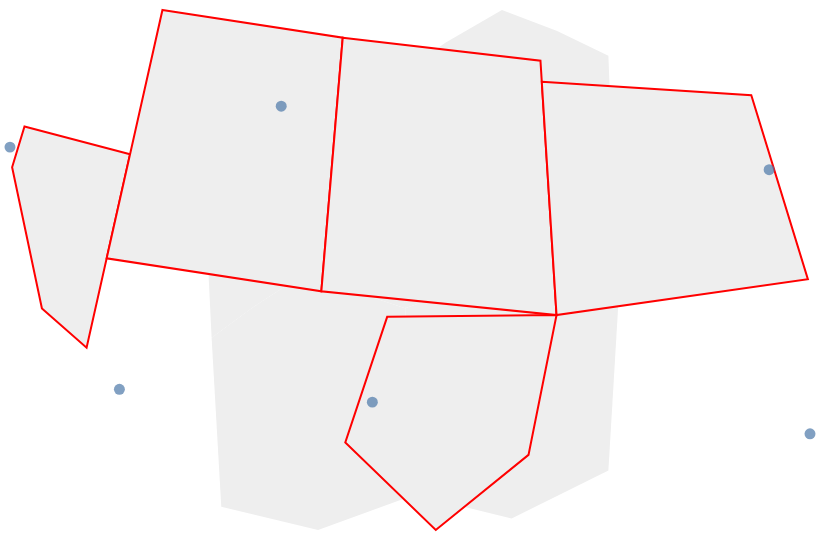

The Vega-Lite source for this figure:
### Vega-Lite specification from a JSON file in a GitHub repository (floating-point values rounded to 4 significant figures)
{"$schema": "https://vega.github.io/schema/vega-lite/v6.json", "padding": 5, "autosize": "none", "width": 400, "height": 260, "layer": [{"data": {"values": {"type": "FeatureCollection", "features": [{"type": "Feature", "properties": {"name": "west", "value": 3, "cat": "a"}, "geometry": {"type": "Polygon", "coordinates": [[[-11, 48], [-2, 52], [9, 50], [10, 36], [0, 33], [-10, 35], [-11, 48]]]}}, {"type": "Feature", "properties": {"name": "east", "value": 5, "cat": "b"}, "geometry": {"type": "Polygon", "coordinates": [[[9, 50], [18, 52], [31, 50], [30, 38], [20, 34], [10, 36], [9, 50]]]}}, {"type": "Feature", "properties": {"name": "north-west", "value": 2, "cat": "a"}, "geometry": {"type": "Polygon", "coordinates": [[[-12, 60], [-3, 65], [8, 63], [9, 50], [-2, 52], [-11, 48], [-12, 60]]]}}, {"type": "Feature", "properties": {"name": "north-east", "value": 8, "cat": "b"}, "geometry": {"type": "Polygon", "coordinates": [[[8, 63], [19, 66], [30, 64], [31, 50], [18, 52], [9, 50], [8, 63]]]}}]}, "format": {"property": "features"}}, "projection": {"type": "mercator"}, "mark": {"type": "geoshape", "fill": "#eee"}}, {"data": {"values": {"type": "FeatureCollection", "features": [{"type": "Feature", "properties": {"name": "west", "value": 4, "cat": "a"}, "geometry": {"type": "Polygon", "coordinates": [[[-124, 42], [-117, 42], [-117, 32.7], [-120, 34], [-124, 40], [-124, 42]]]}}, {"type": "Feature", "properties": {"name": "mountain", "value": 7, "cat": "b"}, "geometry": {"type": "Polygon", "coordinates": [[[-117, 49], [-104, 49], [-104, 37], [-117, 37], [-117, 49]]]}}, {"type": "Feature", "properties": {"name": "plains", "value": 1, "cat": "a"}, "geometry": {"type": "Polygon", "coordinates": [[[-104, 49], [-90, 48], [-90, 36], [-104, 37], [-104, 49]]]}}, {"type": "Feature", "properties": {"name": "east", "value": 9, "cat": "b"}, "geometry": {"type": "Polygon", "coordinates": [[[-90, 47], [-76, 45], [-75, 36], [-90, 36], [-90, 47]]]}}, {"type": "Feature", "properties": {"name": "south", "value": 6, "cat": "a"}, "geometry": {"type": "Polygon", "coordinates": [[[-100, 36], [-90, 36], [-92, 29.5], [-97, 26], [-102, 30], [-100, 36]]]}}]}, "format": {"property": "features"}}, "projection": {"type": "albers"}, "mark": {"type": "geoshape", "fill": "none", "stroke": "red"}}, {"data": {"values": [{"lon": -74, "lat": 40.7, "n": 8}, {"lon": 2.35, "lat": 48.85, "n": 5}, {"lon": 139.7, "lat": 35.7, "n": 9}, {"lon": 151.2, "lat": -33.9, "n": 3}, {"lon": -43.2, "lat": -22.9, "n": 6}, {"lon": 28, "lat": -26.2, "n": 2}]}, "projection": {"type": "mercator"}, "mark": "circle", "encoding": {"longitude": {"field": "lon", "type": "quantitative"}, "latitude": {"field": "lat", "type": "quantitative"}}}]}
